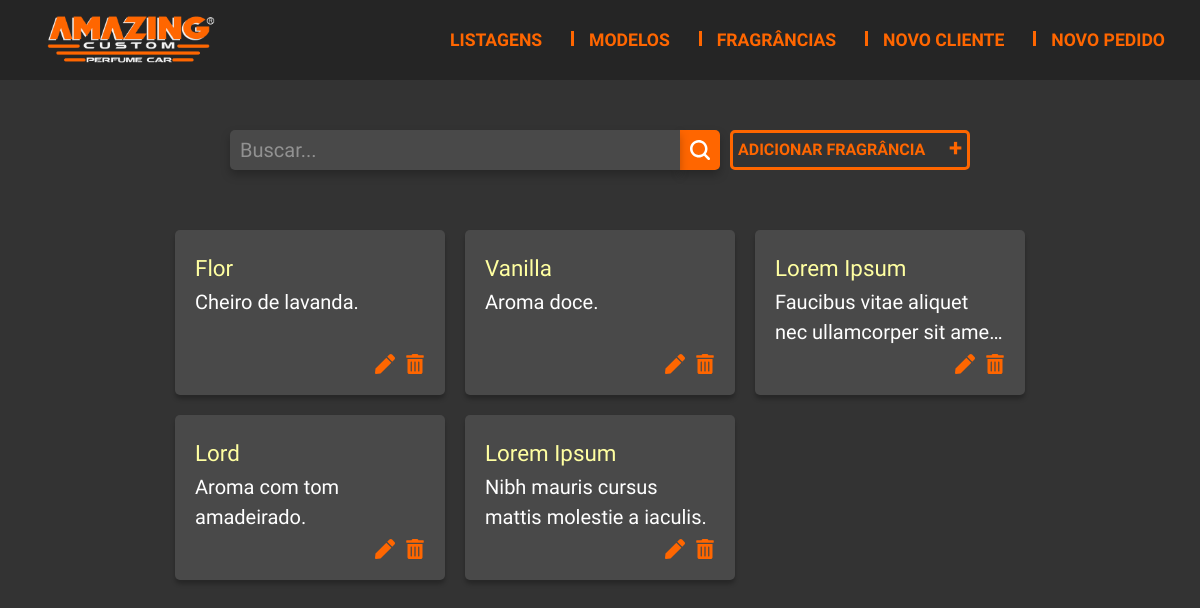
Before: /Admin/appAdmin/cadFragrancia.php (signed in) with the older database file.
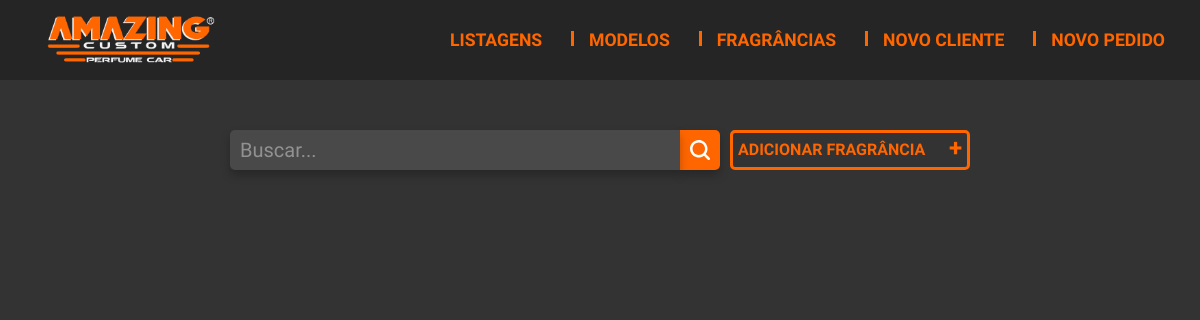
After: the same page with the newer database file.
### tables this page shows
create table FRAGRANCIA(
    cod_frag int primary key auto_increment,
    nome_frag varchar(50) not null,
    desc_frag varchar(150)
);

### Admin/appAdmin/cadFragrancia.php (the view, shortened to what this page needs)
<?php
include_once('../components/header.php');
include_once('../components/modalExclusao.php');
require "../../lib/conn.php";
if(isset($_GET["busca__frag"])){
  $busca = trim(strip_tags($_GET["busca__frag"]));
  if($busca==""){
    ?>
    <meta http-equiv="refresh" content="0; url=cadFragrancia">
    <?php
  }
  $sqlSelect = "SELECT * FROM fragrancia WHERE nome_frag LIKE '%".$busca."%' ORDER BY cod_frag DESC";
  $stmt = $conn->query($sqlSelect);
  $fragrancias = $stmt->fetchAll(PDO::FETCH_OBJ);
}else{
  $sqlSelect = "SELECT * FROM fragrancia ORDER BY cod_frag DESC";
  $stmt = $conn->query($sqlSelect);
  $fragrancias = $stmt->fetchAll(PDO::FETCH_OBJ);
  $busca = "";
}
?>
<head>
  <link rel="stylesheet" href="../assets/css/style_listagens.css">
  <link rel="stylesheet" href="../assets/css/style_fragrancia.css">
</head>
<body>
  <main class="w-100 d-flex flex-column align-items-center">
    <div class="header_pesquisa d-flex justify-content-center">
      <form class="pesquisa_input d-flex">
        <input type="text" name="busca__frag" class="busca" placeholder="Buscar..." value="<?=$busca?>">
        <button class="btn-buscar d-flex justify-content-center align-items-center" type="submit">
          <img src="../../assets/img/lupa.svg" alt="lupa">
        </button>
      </form>
      <div class="container_btn">
        <button onclick="addStyle()" type="button" class="btnAbrirModal produto_btn d-flex justify-content-between">
          Adicionar Fragrância
          <span class="produto_btn-add">+</span>
        </button>
      </div>
    </div>
    <div class="container_cards">
      <div class="container_produtos">
        <?php
        foreach ($fragrancias as $fragrancia) {
        ?>
          <div class="card-produto d-flex flex-column justify-content-between">
            <div class="inner d-flex flex-column justify-content-between">
              <div class="content_card-produto">
                <h3><?= $fragrancia->nome_frag ?></h3>
                <p><?= $fragrancia->desc_frag ?></p>
              </div>
              <div class="container_btn footer_card-produto d-flex justify-content-end">
                <button onclick="abrirModalEditar(<?=$fragrancia->cod_frag?>, '<?=$fragrancia->nome_frag?>', '<?=$fragrancia->desc_frag?>')">
                  <img src="../assets/icons/pen.svg" alt="editar">
                </button>
                <button onclick="abrirModalExcluir(<?=$fragrancia->cod_frag?>, '<?=$fragrancia->nome_frag?>')">
                <img src="../assets/icons/trash-alt.svg" alt="excluir">
                </button>
              </div>
            </div>
          </div>
        <?php
        }
        ?>
      </div>
    </div>
  </main>
</body>
</html>

Changed rows visible on the page:
removed fragrancia: nome_frag "Flor", desc_frag "Cheiro de lavanda."
removed fragrancia: nome_frag "Vanilla", desc_frag "Aroma doce."
removed fragrancia: nome_frag "Lorem Ipsum", desc_frag "Faucibus vitae aliquet nec ullamcorper sit…"
removed fragrancia: nome_frag "Lord", desc_frag "Aroma com tom amadeirado."
removed fragrancia: nome_frag "Lorem Ipsum", desc_frag "Nibh mauris cursus mattis molestie a iaculis."
